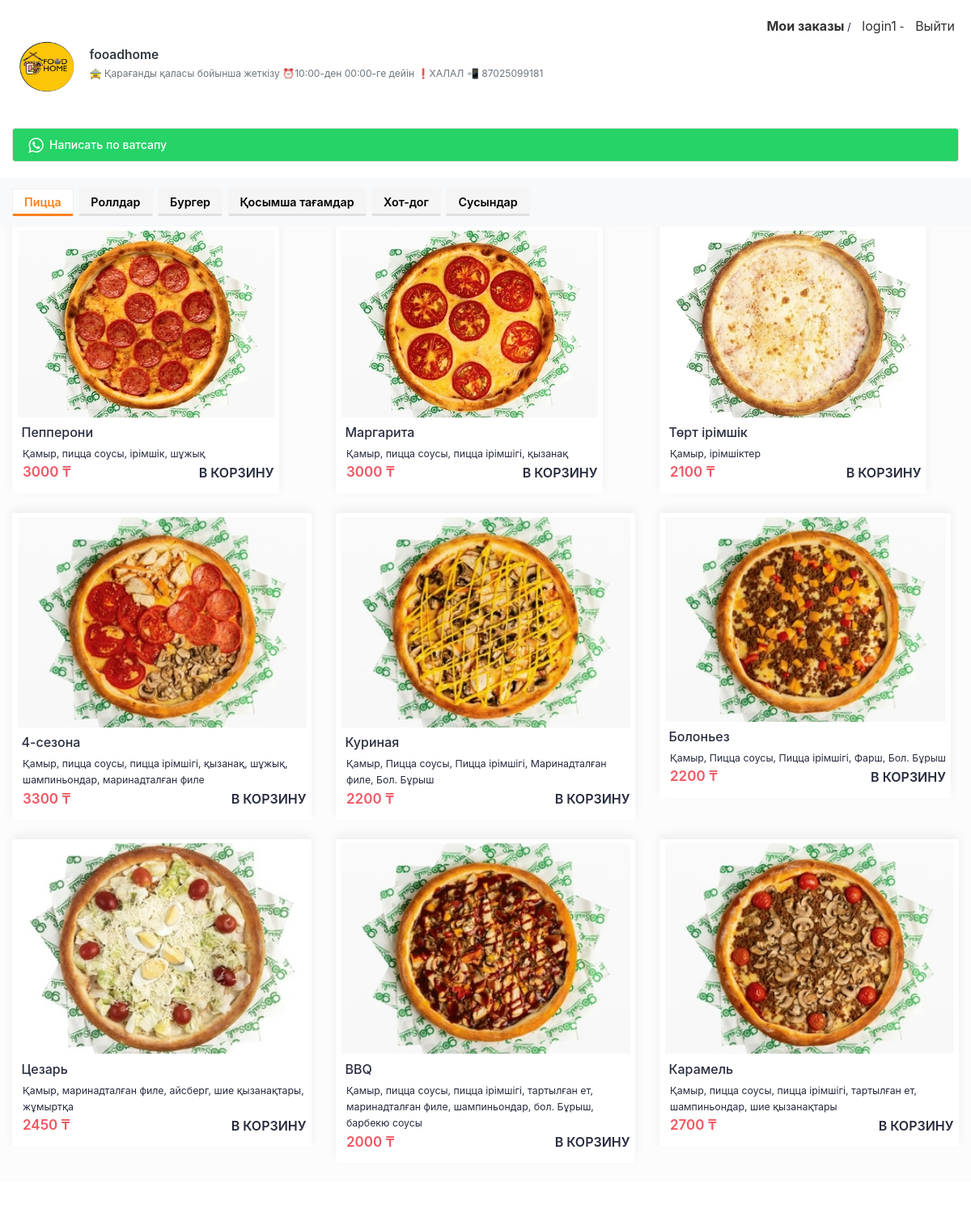
Screenshot of /login1/ (signed in) with the database file from the repository.
### construct_site/models.py (models this page shows, shortened)
class AdditionalData(models.Model):
    element_id = models.CharField(max_length=40)
    photo = ProcessedImageField(upload_to='images/',
                                null=True, blank=True,
                                processors=[ResizeToFill(240, 240)],
                                format='PNG',
                                options={'quality': 100})
    value = models.TextField(null=True, blank=True)
    user_site = models.ForeignKey(UserSite, on_delete=models.CASCADE, null=True, blank=True)

class Support(models.Model):
    KIND_CHOICES = (
        (1, "Ватсап"),
        (2, "Номер телефона")
    )
    kind = models.IntegerField(default=1, choices=KIND_CHOICES)
    label = models.CharField(max_length=80, default='Написать по ватсапу')
    user_site = models.ForeignKey(UserSite, on_delete=models.CASCADE)
    bacground_color = models.CharField(max_length=120, default='#25d366')
    text_color = models.CharField(max_length=120, default='#ffffff')
    icon_color = models.CharField(max_length=120, default='#ffffff')
    whatsapp_text = models.CharField(max_length=120, blank=True, null=True, default='')
    is_main = models.BooleanField(default=False)

### construct_site_food/models.py (models this page shows, shortened)
class BaseMixin(models.Model):
    title = models.CharField(max_length=180)
    class Meta:
    	abstract = True

class Category(BaseMixin):
    user_site = models.ForeignKey(
    	UserSite, on_delete=models.CASCADE,
    	null=True, blank=True,
    	related_name='category_user_sites')
    color = models.CharField(max_length=120, default="#fc8019")
    sorting = models.IntegerField(default=0)

class Good(BaseMixin):
    title = models.CharField(max_length=120, null=True, blank=True)
    description = models.TextField(blank=True)
    price = models.CharField(max_length=120, blank=True, default='')
    old_price = models.CharField(max_length=120, blank=True, default='')
    photo = ProcessedImageField(upload_to='images/',
                                processors=[ResizeToFill(317, 231)],
                                format='JPEG',
                                options={'quality': 100})
    category = models.ForeignKey(Category,
    	on_delete=models.SET_NULL, null=True, blank=True)
    user_site = models.ForeignKey(
    	UserSite, on_delete=models.CASCADE,
    	related_name='good_user_sites', null=True, blank=True)
    sorting = models.IntegerField(default=0)

### construct_site_food/views.py (the view)
# urls.py: path('<slug:slug>/', views.ClientIndexView.as_view(), name='client'),
class ClientIndexView(GoodMixin, View):
    def get(self, request, **kwargs):
        context = {}
        slug = self.kwargs.get('slug')
        categories = Category.objects.filter(
            user_site__slug=slug).select_related().order_by('-sorting')
        supports = Support.objects.filter(user_site__slug=slug)
        goods = Good.objects.filter(user_site__slug=slug).order_by('-sorting')
        if categories.exists():
            category = self.kwargs.get('category', None)
            if not  category:
                category = categories.first().id
            goods = goods.filter(category=category)
            context['active_category'] = category
        user_site = get_object_or_404(UserSite, slug=slug)
        context['slug'] = slug
        context['categories'] = categories
        context['goods'] = goods
        context['supports'] = supports
        context['user_site'] = user_site
        context['manifest_file'] = '/manifest/' + str(slug) + '.json'
        return render(request, user_site.site.template_name, context)

### cart/cart.py (called while the page is built)
    def __len__(self):
        return sum(item['quantity'] for item in self.cart.values())

    def get_total_price(self):
        return sum(Decimal(item['price']) * item['quantity'] for item in self.cart.values())

    def get_good(self, good):
        good_id = str(good.id)
        if good_id in self.cart:
            return self.cart[good_id]
        return False

### cart/context_processors.py (called while the page is built)
def cart(request):
    return {'cart': Cart(request)}

### construct_site/templatetags/construct_tags.py (called while the page is built)
@register.simple_tag
def get_text(element_id, slug, text_default):
	additional_data = AdditionalData.objects.filter(
		element_id=element_id, user_site__slug=slug).first()
	if additional_data:
		return additional_data.value
	else:
		return text_default

@register.simple_tag
def get_photo(element_id, slug,  photo_default):
	additional_data = AdditionalData.objects.filter(
		element_id=element_id, user_site__slug=slug).first()
	if additional_data:
		return additional_data.photo.url
	else:
		return static(photo_default)

@register.simple_tag
def get_good(request, good_id):
	cart = Cart(request)
	return cart.get_good(good_id)

@register.simple_tag
def condition_set(condition, classes1, classes2, value=''):
	if value == '':
		if condition:
			return classes1
		else:
			return classes2
	else:
		if condition == value:
			return classes1
		else:
			return classes2

@register.simple_tag
def set_cookie(slug, support):
	return str(slug) + str(support)

@register.simple_tag
def set_style(property, value, condition=True):
	if condition:
		return mark_safe('style="{0}:{1}"'.format(property,value))
	else:
		return ''

@register.simple_tag
def condition_count(condition1, condition2, value=''):
	if condition1 > condition2:
		return value
	return ''

### templates/construct_site_food/foodoma/index.html (shortened to what this page needs)
﻿<html lang="en" class="">
   <head>
      {% load static %}
      {% load pwa %}
      {% load construct_tags %}
      <link rel="stylesheet" type="text/css" href="{% static 'css/construct_site_food/main.css' %}">
      <link rel="stylesheet" type="text/css" href="{% static 'css/construct_site_food/style.css' %}">
   </head>
   <body cz-shortcut-listen="true" class="">
      <div id="page-container">
         <div id="root">
            <span>
               <div>
                  <div class="height-25 bg-white">
                     <div id="main" style="float:right">
                        <a href="{% url 'construct_site_food:order_list' %}"><b>Мои заказы</b></a> /
                        <a href="/{{request.user}}">{{request.user}}</a> -
                        <a href="{% url 'logout' %}">Выйти</a>
                     </div>
                     {% get_photo 'logo' slug 'img/default_logo.png' as logo  %}
                     {% get_text 'site_text' slug 'Название компании' as logo_text %}
                     {% get_text 'information' slug 'Информацию о компании' as information %}
                     <a class="no-click" href="#">
                        <div class="pt-20">
                           <div class="block-content block-content-full pt-2">
                              <img src="{{logo}}" alt="go-menu" class="restaurant-image mt-0">
                           </div>
                           <div class="block-content block-content-full restaurant-info">
                              <h4 class="font-w600 mb-5 text-dark">{{logo_text|safe}}</h4>
                              <div class="font-size-sm text-muted truncate-text text-muted">{{information|safe}}</div>
                           </div>
                        </div>
                     </a>
                  </div>
                  <div class="col-12 mt-10-0">
                     {% for support in supports %}
                        {% if support.kind == 1 %}
                           <div class="input-group mt-10">
                              {% condition_count support.phonenumber_set.count 1 'go-whatsapp' as support_is_distribution %}
                              <a href="https://wa.me/{{support.phonenumber_set.first.phone_number}}?text={{support.whatsapp_text|default_if_none:''}}" class="form-control login-button {{support_is_distribution}}" data-id="{{support.id}}" data-message="{{support.whatsapp_text}}" data-cookie="{% set_cookie slug support.id %}" {% set_style 'background-color' support.bacground_color %} data-url="{% url 'construct_site:support_phone_number' slug=slug    id=support.id %}">
                              <output {% set_style 'color' support.text_color %}>
                                  {{support.label|safe}}
                              </output>
                              </a>
                           </div>
                        {% endif %}
                     {% endfor %}
                  </div>
                  <div class="bg-grey-light mt-20 mb-100">
                     {% if categories.exists %}
                        <div class="bg-light sticky-top">
                           <div class="px-15 py-3 d-flex justify-content-between align-items-center">
                              <div class="d-flex overflow-auto">
                                 {% for category in categories %}
                                    {% condition_set category.id 'mr-2 user-preferred' '' active_category as is_active %}
                                    <button class="category btn btn-preference mr-2 {{is_active}}" data-id="{{category.id}}" data-url="{% url 'construct_site_food:good_list' slug=slug category=category.id %}" {% set_style 'border-bottom-color' category.color is_active %}>
                                       <span {% set_style 'color' category.color is_active %}>{{category.title|safe}}</span>
                                    </button>
                                 {% endfor %}
                              </div>
                           </div>
                        </div>
                     {% endif %}
                     <div class="px-15">
                        <div class="row" id="good-content">
                           {% include "construct_site_food/foodoma/good/list.html" %}
                        </div>
                     </div>
                  </div>
               </div>
            </span>
         </div>
      </div>
   </body>
</html>

### templates/construct_site_food/foodoma/good/list.html (shortened to what this page needs)
{% load construct_tags %}
{% for good in goods %}
   {% get_good request good as good_in_card %}
   {% condition_set good_in_card 'hidden' '' as in_cart_display %}
   <div class="col-md-4 col-sm-12">
      <div class="product-slider-item">
         <div class="block border-radius-275 recommended-item-shadow">
            <div class="block-content recommended-item-content-new mb-5">
               <img src="{{ good.photo.url }}" alt="Skillet Cookie" class="recommended-item-image-new">
               <div class="my-2">
                  <div class="px-5 text-left recommended-v2-ellipsis-meta">
                     <div class="d-flex justify-content-between align-items-center">
                        <span class="meta-name">{{good.title|safe}}</span>
                     </div>
                  </div>
                  <div class="ml-2">
                     <span class="meta-price">{{good.description|safe}}</span>
                  </div>
                  <div class="ml-2 fotter-product">
                     <div class="price">
                        {{good.price}} ₸
                     </div>
                     <div data-id="{{good.id}}" class="in-cart fotter-text {{in_cart_display}}" data-url="{% url 'construct_site_food:good_add_to_cart' id=good.id %}">
                         В корзину
                     </div>
                  </div>
               </div>
            </div>
         </div>
      </div>
   </div>
{% endfor %}

### static/css/construct_site_food/style.css (style rules this page uses)
.login-button { background-color: rgb(37, 211, 102); color: white; }
.login-button { cursor: pointer; font-weight: 500; height: 42px; padding: 2px 0px !important; }
.login-button svg { width: 27px; margin-left: 15px; margin-top: 5px; position: absolute; fill: #fff; }
.login-button output { color: #ffffff; padding: 10px 45px; font-size: 14px; }
.block-content-full { border-top-left-radius: 5px; border-top-right-radius: 5px; }
.btn-preference { margin-right: 5px; }
.overflow-auto { overflow: auto; }
.sticky-top { position: sticky; top: -1px; z-index: 1; }
.product-slider-item { margin-left: 0; margin-right: 0; }
.recommended-item-image-new { width: 100%; border-radius: .1rem; }
.recommended-item-content-new { padding: .5rem; padding-top: 5px; }
.fotter-product { display: flex; align-items: center; justify-content: space-between; }
.price { font-size: 17px; font-weight: 600; white-space: nowrap; color: #EF5762; }
.meta-name { font-size: 16px; margin-bottom: 10px; }
.fotter-text { font-size: 16px; font-weight: 600; text-transform: uppercase; }
.height-25 { height: 16vh; }

### templates/construct_site_food/foodoma/index.html (style rules this page uses)
#main { float: right; margin-right: 20px; }
#main a { color: #333; text-decoration: none; margin-left: 10px; font-size: 16px; font-weight: normal; }
#main a b { font-weight: bold; }

### rows the page displays
AdditionalData: value "fooadhome"
AdditionalData: value "🚖 Қарағанды қаласы бойынша жеткізу ⏰10:00-ден 00:00-ге дейін ❗️ХАЛАЛ 📲 87025099181"
Support: label "Написать по ватсапу"
Category: title "Пицца"
Category: title "Роллдар"
Category: title "Бургер"
Category: title "Қосымша тағамдар"
Category: title "Хот-дог"
Category: title "Сусындар"
Good: photo (picture), title "Пепперони", description "Қамыр, пицца соусы, ірімшік, шұжық", price "3000"
Good: photo (picture), title "Маргарита", description "Қамыр, пицца соусы, пицца ірімшігі, қызанақ", price "3000"
Good: photo (picture), title "Төрт ірімшік", description "Қамыр, ірімшіктер", price "2100"
Good: photo (picture), title "4-сезона", description "Қамыр, пицца соусы, пицца ірімшігі, қызанақ, шұжық, шампиньондар, маринадталған филе", price "3300"
Good: photo (picture), title "Куриная", description "Қамыр, Пицца соусы, Пицца ірімшігі, Маринадталған филе, Бол. Бұрыш", price "2200"
Good: photo (picture), title "Болоньез", description "Қамыр, Пицца соусы, Пицца ірімшігі, Фарш, Бол. Бұрыш", price "2200"
Good: photo (picture), title "Цезарь", description "Қамыр, маринадталған филе, айсберг, шие қызанақтары, жұмыртқа", price "2450"
Good: photo (picture), title "BBQ", description "Қамыр, пицца соусы, пицца ірімшігі, тартылған ет, маринадталған филе, шампиньондар, бол. Бұрыш, барбекю соусы", price "2000"
Good: photo (picture), title "Карамель", description "Қамыр, пицца соусы, пицца ірімшігі, тартылған ет, шампиньондар, шие қызанақтары", price "2700"

### other values shown
{{ request.user }} "login1"
